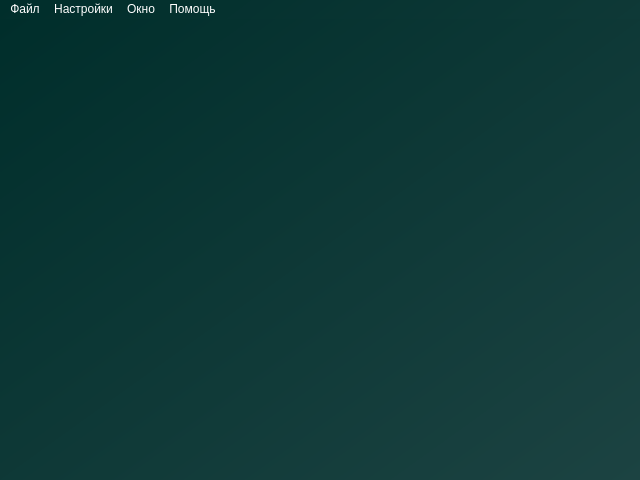
<?xml version="1.0" encoding="UTF-8"?>
<ui version="4.0">
 <class>AssistantSettings</class>
 <widget class="QMainWindow" name="AssistantSettings">
  <property name="geometry">
   <rect>
    <x>0</x>
    <y>0</y>
    <width>640</width>
    <height>480</height>
   </rect>
  </property>
  <property name="windowTitle">
   <string>Настройки ассистента</string>
  </property>
  <property name="windowIcon">
   <iconset>
    <normaloff>../Images/Settings.Icon.png</normaloff>../Images/Settings.Icon.png</iconset>
  </property>
  <property name="styleSheet">
   <string notr="true">background:qlineargradient(spread:pad, x1:0, y1:0, x2:1, y2:1, stop:0 rgb(0, 46, 43), stop:1 rgb(28, 67, 66));</string>
  </property>
  <widget class="QWidget" name="SettingsWidget">
   <property name="enabled">
    <bool>true</bool>
   </property>
  </widget>
  <widget class="QMenuBar" name="MainMenu">
   <property name="enabled">
    <bool>true</bool>
   </property>
   <property name="geometry">
    <rect>
     <x>0</x>
     <y>0</y>
     <width>640</width>
     <height>26</height>
    </rect>
   </property>
   <property name="styleSheet">
    <string notr="true">QMenuBar{
	background-color: rgba(255, 255, 255, 0);
	color:white;
}

</string>
   </property>
   <widget class="QMenu" name="FileMenu">
    <property name="styleSheet">
     <string notr="true">QAction::item:hover {
	background-color: rgba(255, 255, 255, 50);
	border-radius: 5px;
	color:red;
}</string>
    </property>
    <property name="title">
     <string>Файл</string>
    </property>
    <addaction name="CloseButton"/>
    <addaction name="ExitButton"/>
   </widget>
   <widget class="QMenu" name="SettingsMenu">
    <property name="title">
     <string>Настройки</string>
    </property>
   </widget>
   <widget class="QMenu" name="WindowMenu">
    <property name="title">
     <string>Окно</string>
    </property>
   </widget>
   <widget class="QMenu" name="HelpMenu">
    <property name="title">
     <string>Помощь</string>
    </property>
   </widget>
   <addaction name="FileMenu"/>
   <addaction name="SettingsMenu"/>
   <addaction name="WindowMenu"/>
   <addaction name="HelpMenu"/>
  </widget>
  <action name="ExitButton">
   <property name="text">
    <string>Выход</string>
   </property>
  </action>
  <action name="CloseButton">
   <property name="text">
    <string>Закрыть</string>
   </property>
  </action>
 </widget>
 <resources/>
 <connections/>
</ui>
